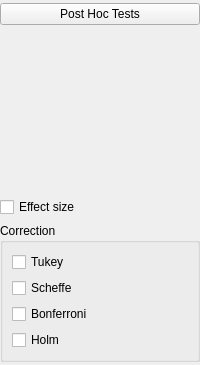
    <widget class="QWidget" name="widget_13" native="true">
     <layout class="QGridLayout" name="gridLayout_20">
      <property name="leftMargin">
       <number>0</number>
      </property>
      <property name="topMargin">
       <number>3</number>
      </property>
      <property name="rightMargin">
       <number>0</number>
      </property>
      <property name="bottomMargin">
       <number>3</number>
      </property>
      <item row="0" column="0">
       <widget class="ExpanderButton" name="expanderPosthoc">
        <property name="sizePolicy">
         <sizepolicy hsizetype="Expanding" vsizetype="Fixed">
          <horstretch>0</horstretch>
          <verstretch>0</verstretch>
         </sizepolicy>
        </property>
        <property name="text">
         <string>Post Hoc Tests</string>
        </property>
       </widget>
      </item>
      <item row="1" column="0">
       <widget class="QWidget" name="containerPostHocTests" native="true">
        <layout class="QGridLayout" name="gridLayout_19">
         <property name="leftMargin">
          <number>0</number>
         </property>
         <property name="topMargin">
          <number>0</number>
         </property>
         <property name="rightMargin">
          <number>0</number>
         </property>
         <property name="bottomMargin">
          <number>0</number>
         </property>
         <item row="2" column="0">
          <widget class="GroupBox" name="groupPostHocOptions">
           <property name="title">
            <string>Correction</string>
           </property>
           <layout class="QGridLayout" name="gridLayout_17">
            <item row="3" column="0">
             <widget class="BoundCheckBox" name="postHocTestsHolm">
              <property name="text">
               <string>Holm</string>
              </property>
             </widget>
            </item>
            <item row="2" column="0">
             <widget class="BoundCheckBox" name="postHocTestsBonferroni">
              <property name="text">
               <string>Bonferroni</string>
              </property>
             </widget>
            </item>
            <item row="0" column="0">
             <widget class="BoundCheckBox" name="postHocTestsTukey">
              <property name="text">
               <string>Tukey</string>
              </property>
             </widget>
            </item>
            <item row="1" column="0">
             <widget class="BoundCheckBox" name="postHocTestsScheffe">
              <property name="text">
               <string>Scheffe</string>
              </property>
             </widget>
            </item>
           </layout>
          </widget>
         </item>
         <item row="0" column="0">
          <widget class="BoundAssignWidget" name="postHocTestsVariables" native="true">
           <property name="minimumSize">
            <size>
             <width>0</width>
             <height>160</height>
            </size>
           </property>
          </widget>
         </item>
         <item row="1" column="0">
          <widget class="BoundCheckBox" name="postHocTestEffectSize">
           <property name="text">
            <string>Effect size</string>
           </property>
          </widget>
         </item>
        </layout>
       </widget>
      </item>
     </layout>
    </widget>
